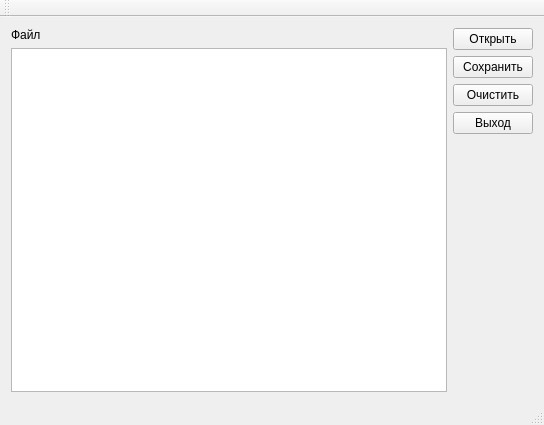
<?xml version="1.0" encoding="UTF-8"?>
<ui version="4.0">
 <class>MainWindow</class>
 <widget class="QMainWindow" name="MainWindow">
  <property name="geometry">
   <rect>
    <x>0</x>
    <y>0</y>
    <width>544</width>
    <height>425</height>
   </rect>
  </property>
  <property name="windowTitle">
   <string>MainWindow</string>
  </property>
  <widget class="QWidget" name="centralWidget">
   <layout class="QHBoxLayout" name="horizontalLayout">
    <item>
     <layout class="QVBoxLayout" name="verticalLayout">
      <item>
       <widget class="QLabel" name="label">
        <property name="text">
         <string>Файл</string>
        </property>
       </widget>
      </item>
      <item>
       <widget class="QTextEdit" name="textEdit">
        <property name="locale">
         <locale language="Russian" country="Russia"/>
        </property>
       </widget>
      </item>
     </layout>
    </item>
    <item>
     <layout class="QVBoxLayout" name="verticalLayout_2">
      <item>
       <widget class="QPushButton" name="open_text">
        <property name="text">
         <string>Открыть</string>
        </property>
       </widget>
      </item>
      <item>
       <widget class="QPushButton" name="save_text">
        <property name="text">
         <string>Сохранить</string>
        </property>
       </widget>
      </item>
      <item>
       <widget class="QPushButton" name="clear_text">
        <property name="text">
         <string>Очистить</string>
        </property>
       </widget>
      </item>
      <item>
       <widget class="QPushButton" name="exit_text">
        <property name="text">
         <string>Выход</string>
        </property>
       </widget>
      </item>
      <item>
       <spacer name="verticalSpacer">
        <property name="orientation">
         <enum>Qt::Vertical</enum>
        </property>
        <property name="sizeHint" stdset="0">
         <size>
          <width>20</width>
          <height>40</height>
         </size>
        </property>
       </spacer>
      </item>
     </layout>
    </item>
   </layout>
  </widget>
  <widget class="QMenuBar" name="menuBar">
   <property name="geometry">
    <rect>
     <x>0</x>
     <y>0</y>
     <width>544</width>
     <height>25</height>
    </rect>
   </property>
  </widget>
  <widget class="QToolBar" name="mainToolBar">
   <attribute name="toolBarArea">
    <enum>TopToolBarArea</enum>
   </attribute>
   <attribute name="toolBarBreak">
    <bool>false</bool>
   </attribute>
  </widget>
  <widget class="QStatusBar" name="statusBar"/>
 </widget>
 <layoutdefault spacing="6" margin="11"/>
 <resources/>
 <connections/>
</ui>
